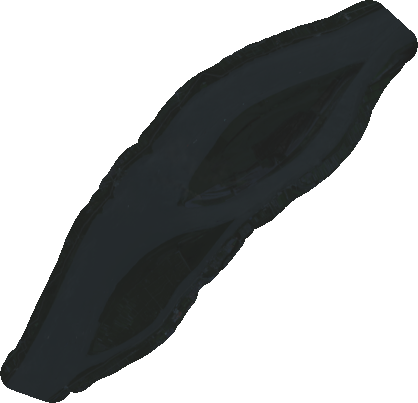
#> input picture LC08_BSZ.png, 418 x 403 px, found by its file name
$ python visulisation.py
#> lines starting #> are read from the running program, lines starting #| are printed output that depends on the picture
import cv2
import numpy as np

# 图片路径
img = cv2.imread('E:\\A_Vegetation_Identification\\Vegetation_Sentinel2\\LC08_BSZ.png')
#> img is the input picture: shape (403, 418, 3); mean B, G, R 169.5, 169.2, 167.4
a = []
b = []
image_scale_down = 0.5
x = int(img.shape[0] / image_scale_down)
#> x = 806
y = int(img.shape[1] / image_scale_down)
#> y = 836
image = cv2.resize(img, (x, y))
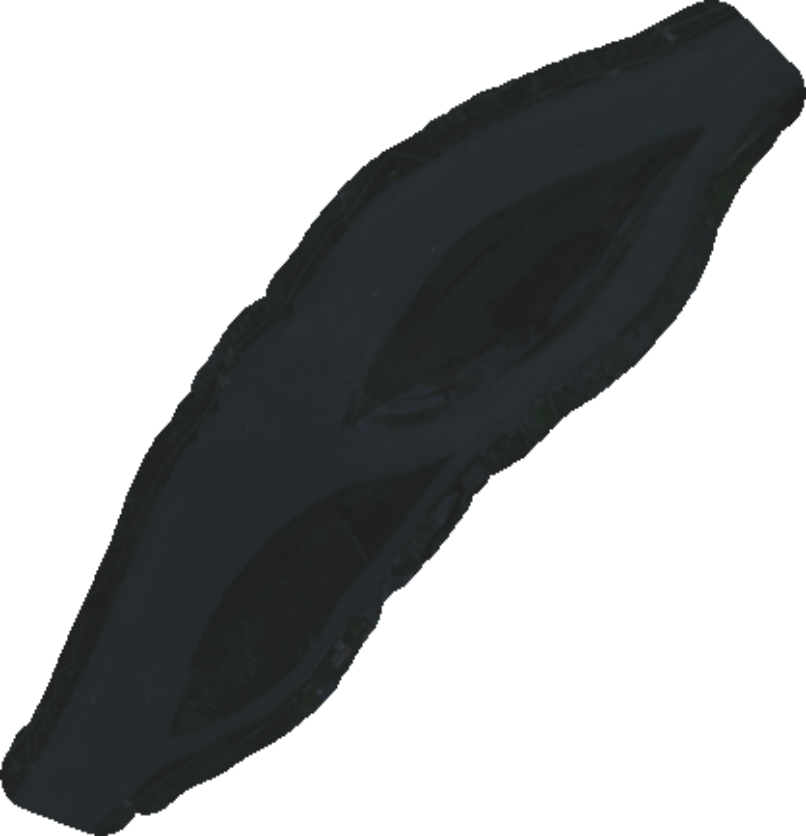
#> image: shape (836, 806, 3); mean B, G, R 169.4, 169.2, 167.4


def on_EVENT_LBUTTONDOWN(event, x, y, flags, param):
    if event == cv2.EVENT_LBUTTONDOWN:
        xy = "%d,%d" % (x, y)
        a.append(x)
        b.append(y)
        cv2.circle(img, (x, y), 1, (0, 0, 255), thickness=-1)
        cv2.putText(img, xy, (x, y), cv2.FONT_HERSHEY_PLAIN,
                    1.0, (0, 0, 0), thickness=1)
        try:
            img_temp = cv2.imread('E:\\A_Vegetation_Identification\\Wuhan_Landsat_Original\\Sample_123039\\Landsat_inundated_curve\\bsz_overview\\overview_NDVI_' + str(int(np.fix(x / 2))) + '_' + str(int(np.fix(y / 2))) + '.png')
            img_temp = cv2.resize(img_temp, (int(0.3 * img_temp.shape[1]), int(0.3 * img_temp.shape[0])))
            cv2.moveWindow('img_new', 40, 30)
            cv2.imshow('img_new', img_temp)
        except:
            print('No figure')
        cv2.imshow("image", image)
        print(str(int(np.fix(y / 2))), str(int(np.fix(x / 2))))


cv2.namedWindow("image")
cv2.setMouseCallback("image", on_EVENT_LBUTTONDOWN)
cv2.imshow("image", image)
cv2.waitKey(0)
#> (the run stopped early here; a loop or call above may not have finished)
